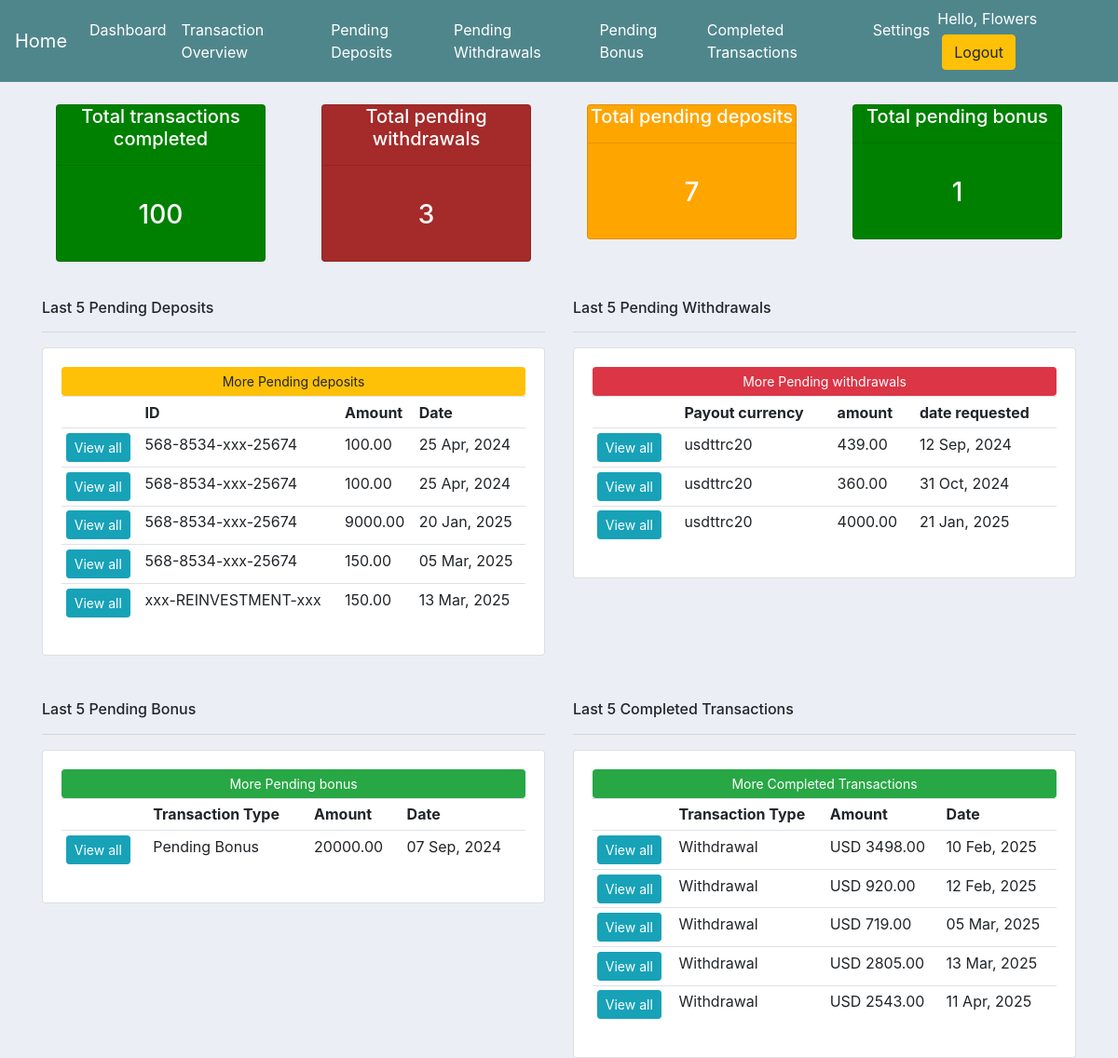
/history/ (signed in), run on the app's committed database.
### AstralAssetsApp/models.py (models this page shows, shortened)
class Payment_id(models.Model):
	client= models.ForeignKey(Client, null=True, blank=True, on_delete=models.SET_NULL)
	payment_id= models.CharField(max_length=200, null=True)
	price_amount= models.CharField(max_length=200, null=True)
	investment_plan= models.FloatField(default=0.0052, null=True)
	investment_plan_name= models.CharField(default='MISSED-INFO', max_length=20, null=True, blank=True)
	contract_duration= models.FloatField(default=180, null=True, blank=True)
	date_created= models.DateTimeField(auto_now_add=True, null=True)

class Withdrawal_request(models.Model):
	client= models.ForeignKey(Client, null=True, blank=True, on_delete=models.SET_NULL)
	client_username= models.CharField(max_length=200, null=True)
	client_email= models.CharField(max_length=200, null=True)
	transaction_hash= models.CharField(max_length=20, null=True,)
	crypto_used_for_requesting_withdrawal= models.CharField(max_length=35, null=True)
	withdrawal_address= models.CharField(max_length=200, null=True)
	amount= models.FloatField(default=0, null=True)
	date_created= models.DateTimeField(auto_now_add=True)

class Bonus(models.Model):
	client= models.ForeignKey(Client, null=True, blank=True, on_delete=models.SET_NULL)
	transaction_type= models.CharField(max_length=64, null=True, blank=True, default='Pending Bonus')
	amount= models.FloatField(default=0, null=True)
	code= models.CharField(max_length=8, null=True, blank=True, unique=True)
	client_email= models.CharField(max_length=68, null=True, blank=True)
	message= models.TextField(max_length=1000, null=True, blank=True)
	created= models.DateTimeField(auto_now_add= True, null=True, blank=True)

class Transaction(models.Model):
	client= models.ForeignKey(Client, null=True, blank=True, on_delete=models.SET_NULL)
	transaction_type= models.CharField(max_length=64, null=True, blank=True)
	transaction_id= models.CharField(max_length=30, null=True, blank=True, default='504ID.omit')
	investment_plan= models.CharField(max_length=64, null=True, blank=True, default='504Package.omit')
	amount= models.FloatField(default=0, null=True)
	status= models.CharField(max_length=64, null=True, blank=True)
	created= models.DateTimeField(auto_now_add= True, null=True, blank=True)

### AstralAssetsApp/views.py (the view)
# urls.py: path('history/', views.history, name='history'),
@login_required(login_url='signin')
def history(request):
	client= request.user.client
	transaction= ''
	bonus= ''
	payment_id= ''
	withdrawal= ''
	total_transaction=''
	try:
		withdrawal= Withdrawal_request.objects.filter(client=client)
		total_withdrawal= withdrawal.count()
		last_five_withdrawal= withdrawal.order_by('-id')[:5][::-1]
		transaction= Transaction.objects.filter(client=client)
		total_completed_transaction= transaction.count()
		last_five_transaction= transaction.order_by('-id')[:5][::-1]
		bonus= Bonus.objects.filter(client=client)
		total_bonus= bonus.count()
		last_five_bonus= bonus.order_by('-id')[:5][::-1]
		payment_id= Payment_id.objects.filter(client=client)
		total_payment_id= payment_id.count()
		last_five_payment_id= payment_id.order_by('-id')[:5][::-1]
		total_transaction= float(transaction.count()) + float(bonus.count()) + float(payment_id.count() + float(withdrawal.count()))
	except:
		pass
	context={'withdrawal':withdrawal, 'bonus':bonus, 'payment_id':payment_id,'transaction':transaction, 'total_transaction':total_transaction,
	'total_withdrawal':total_withdrawal, 'total_bonus':total_bonus, 'total_payment_id':total_payment_id,
	'last_five_payment_id':last_five_payment_id, 'last_five_withdrawal':last_five_withdrawal, 'last_five_bonus':last_five_bonus,
	'total_completed_transaction':total_completed_transaction,'last_five_transaction':last_five_transaction }
	return render(request, 'AstralAssetsApp/history.html', context)

### AstralAssetsApp/templates/AstralAssetsApp/history.html (shortened to what this page needs)
<!DOCTYPE html>
<html>
<head>
    {% load static %}
    <link rel="stylesheet" href="https://stackpath.bootstrapcdn.com/bootstrap/4.4.1/css/bootstrap.min.css">
    <link rel="stylesheet" type="text/css" href="{% static 'css/main.css' %}">
</head>
<body>
<nav class="navbar navbar-expand-lg navbar-dark bg-dark">
  <a class="navbar-brand" href="{% url 'home' %}">Home</a>
  <div class="collapse navbar-collapse" id="navbarSupportedContent">
    <ul class="navbar-nav mr-auto">
      {% if request.user.is_authenticated %}
      <li class="nav-item active">
        <a class="nav-link" href="{% url 'dashboard' %}">Dashboard <span class="sr-only">(current)</span></a>
      </li>
      <li class="nav-item active">
        <a class="nav-link" href="{% url 'history' %}">Transaction Overview</a>
      </li>
      <li class="nav-item active">
        <a class="nav-link" href="{% url 'pending_deposit' %}">Pending Deposits </a>
      </li>
      <li class="nav-item active">
        <a class="nav-link" href="{% url 'pending_withdrawal' %}">Pending Withdrawals </a>
      </li>
      <li class="nav-item active">
        <a class="nav-link" href="{% url 'pending_bonus' %}">Pending Bonus</a>
      </li>
      <li class="nav-item active">
        <a class="nav-link" href="{% url 'completed_transaction' %}">Completed Transactions</a>
      </li>
      <li class="nav-item active">
        <a class="nav-link" href="{% url 'account_settings' %}">Settings </a>
      </li>
      {% endif %}
    </ul>
    <div class="form-inline my-2 my-lg-0">
      {% if request.user.is_authenticated %}
          <span style="color:#fff;">Hello, {{request.user}}</span>
          <a href="{% url 'logout' %}" class="btn btn-warning" style="margin: 5px;">Logout</a>
      {% else %}
          <a href="{% url 'signup' %}" class="btn btn-success" style="margin: 5px;">Sign up!</a>
          <a href="{% url 'signin' %}"class="btn btn-warning">Login!</a>
      {% endif %}
    </div>
  </div>
</nav>
<div class="container">
<br>
<div class="row">
    <div class="col">
        <div class="col-sm">
            <div class="card text-center text-white mb-3 " id="" style="background-color: green !important;">
                <div class="card-headers" id="headers">
                    <h5 class="card-title">Total transactions completed</h5>
                    <hr>
                </div>
                <div class="card-body">
                    <h3 class="card-title">{{total_completed_transaction|floatformat:"0"}}</h3>
                </div>
            </div>
       </div>
    </div>
    <div class="col">
        <div class="col-sm">
            <div class="card text-center text-white mb-3 " id="" style="background-color: #A52A2A !important;">
                <div class="card-headers">
                    <h5 class="card-title">Total pending withdrawals</h5>
                    <hr>
                </div>
                <div class="card-body">
                    <h3 class="card-title">{{total_withdrawal}}</h3>
                </div>
            </div>
       </div>
    </div>
    <div class="col">
        <div class="col-sm">
            <div class="card text-center text-white mb-3 " id="" style="background-color: orange !important;">
                <div class="card-headers">
                    <h5 class="card-title">Total pending deposits</h5>
                    <hr>
                </div>
                <div class="card-body">
                    <h3 class="card-title">{{total_payment_id}}</h3>
                </div>
            </div>
       </div>
    </div>
    <div class="col">
        <div class="col-sm">
            <div class="card text-center text-white mb-3 " id="" style="background-color: green !important">
                <div class="card-headers">
                    <h5 class="card-title">Total pending bonus</h5>
                    <hr>
                </div>
                <div class="card-body">
                    <h3 class="card-title">{{total_bonus}}</h3>
                </div>
            </div>
       </div>
    </div>
</div>
<br>
<div class="row">
    <div class="col-md-6">
        <h6>Last 5 Pending Deposits</h6>
        <hr>
        <div class="card card-body">
            <a class="btn btn-warning btn-sm btn-block" href="{% url 'pending_deposit' %}">More Pending deposits</a>
            <table class="table table-sm">
                <tr>
                    <th></th>
                    <th>ID</th>
                    <th>Amount</th>
                    <th>Date</th>
                </tr>
                 {% for i in last_five_payment_id %}
                <tr>
                    <td><a class="btn btn-sm btn-info" href="{% url 'pending_deposit' %}">View all</a></td>
                    <td>{{i.payment_id}}</td>
                    <td>{{i.price_amount|floatformat:"2"}}</td>
                    <td>{{i.date_created|date:"d M, Y"}}</td>
                </tr>
                {% endfor %}
            </table>
        </div>
    </div>
    <div class="col-md-6">
        <h6>Last 5 Pending Withdrawals</h6>
        <hr>
        <div class="card card-body">
            <a class="btn btn-danger btn-sm btn-block" href="{% url 'pending_withdrawal' %}">More Pending withdrawals</a>
            <table class="table table-sm">
                <tr>
                    <th></th>
                    <th>Payout currency</th>
                    <th>amount</th>
                    <th>date requested</th>
                </tr>
                 {% for i in last_five_withdrawal %}
                <tr>
                    <td><a class="btn btn-sm btn-info" href="{% url 'pending_withdrawal' %}">View all</a></td>
                    <td>{{i.crypto_used_for_requesting_withdrawal}}</td>
                    <td>{{i.amount|floatformat:"2"}}</td>
                    <td>{{i.date_created|date:"d M, Y"}}</td>
                </tr>
                {% endfor %}
            </table>
        </div>
    </div>
</div>
</div>
<br>
<div class="container">
    <br>
    <div class="row">
    <div class="col-md-6">
        <h6>Last 5 Pending Bonus</h6>
        <hr>
        <div class="card card-body">
            <a class="btn btn-success btn-sm btn-block" href="{% url 'pending_bonus' %}">More Pending bonus</a>
            <table class="table table-sm">
                <tr>
                    <th></th>
                    <th>Transaction Type</th>
                    <th>Amount</th>
                    <th>Date</th>
                </tr>
                 {% for i in last_five_bonus %}
                <tr>
                    <td><a class="btn btn-sm btn-info" href="{% url 'pending_bonus' %}">View all</a></td>
                    <td>{{i.transaction_type}}</td>
                    <td>{{i.amount|floatformat:"2"}}</td>
                    <td>{{i.created|date:"d M, Y"}}</td>
                </tr>
                {% endfor %}
            </table>
        </div>
    </div>
    <div class="col-md-6">
        <h6>Last 5 Completed Transactions</h6>
        <hr>
        <div class="card card-body">
            <a class="btn btn-success btn-sm btn-block" href="{% url 'completed_transaction' %}">More Completed Transactions</a>
            <table class="table table-sm">
                <tr>
                    <th></th>
                    <th>Transaction Type</th>
                    <th>Amount</th>
                    <th>Date</th>
                </tr>
                 {% for i in last_five_transaction %}
                <tr>
                    <td><a class="btn btn-sm btn-info" href="{% url 'completed_transaction' %}">View all</a></td>
                    <td>{{i.transaction_type}}</td>
                    <td>USD {{i.amount|floatformat:"2"}}</td>
                    <td>{{i.created|date:"d M, Y"}}</td>
                </tr>
                {% endfor %}
            </table>
        </div>
    </div>
</div>
</body>
</html>

### static/css/main.css (style rules this page uses)
.bg-dark { background-color: #4f868c!important; }
body { background-color: #ebeff5; }

### data on the page
Payment_id: payment_id "568-8534-xxx-25674", price_amount "100.00", date_created "25 Apr, 2024"
Payment_id: payment_id "568-8534-xxx-25674", price_amount "100.00", date_created "25 Apr, 2024"
Payment_id: payment_id "568-8534-xxx-25674", price_amount "9000.00", date_created "20 Jan, 2025"
Payment_id: payment_id "568-8534-xxx-25674", price_amount "150.00", date_created "05 Mar, 2025"
Payment_id: payment_id "xxx-REINVESTMENT-xxx", price_amount "150.00", date_created "13 Mar, 2025"
Withdrawal_request: crypto_used_for_requesting_withdrawal "usdttrc20", amount "439.00", date_created "12 Sep, 2024"
Withdrawal_request: crypto_used_for_requesting_withdrawal "usdttrc20", amount "360.00", date_created "31 Oct, 2024"
Withdrawal_request: crypto_used_for_requesting_withdrawal "usdttrc20", amount "4000.00", date_created "21 Jan, 2025"
Bonus: transaction_type "Pending Bonus", amount "20000.00", created "07 Sep, 2024"
Transaction: transaction_type "Withdrawal", amount "3498.00", created "10 Feb, 2025"
Transaction: transaction_type "Withdrawal", amount "920.00", created "12 Feb, 2025"
Transaction: transaction_type "Withdrawal", amount "719.00", created "05 Mar, 2025"
Transaction: transaction_type "Withdrawal", amount "2805.00", created "13 Mar, 2025"
Transaction: transaction_type "Withdrawal", amount "2543.00", created "11 Apr, 2025"

### other printed values
{{ request.user }} "Flowers"
{{ total_completed_transaction|floatformat:"0" }} "100"
{{ total_withdrawal }} "3"
{{ total_payment_id }} "7"
{{ total_bonus }} "1"
